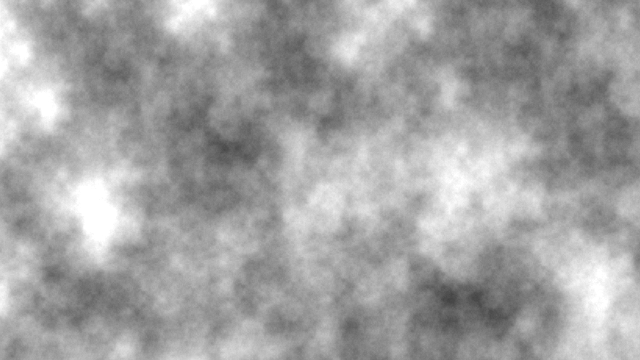
Frame 1 (no input)
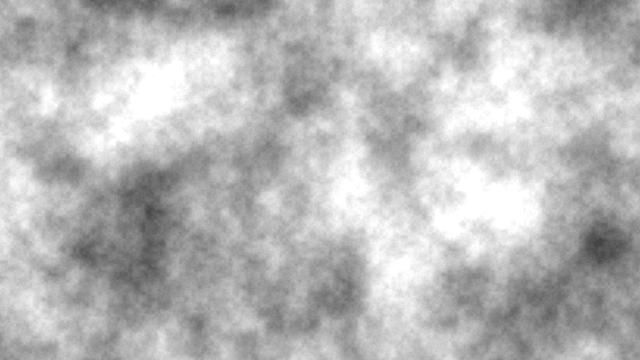
Frame 60 (the mouse pressed at the canvas centre just before this capture)
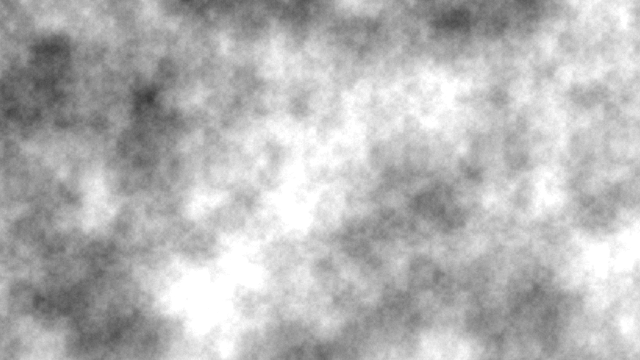
Frame 120 (the mouse held since frame 60 and released just before this capture)

The Processing sketch that drew these frames (run headless with seeded random() and noise(); from frame 60 on, the mouse is pressed at the canvas centre):

// Processing sketch: sketch_10_Noise2D
// ── sketch_10_Noise2D.pde

float increment = 0.01;
int frameRateVal = 30;
float frequency = 0.5;

void setup() {
  noiseDetail(10,0.65f);
  size(640,360);
  frameRate(frameRateVal);
}

void draw() {
  background(0);
  
  loadPixels();

  float xoff = 0.0; // Start xoff at 0
  
  // For every x,y coordinate in a 2D space, calculate a noise value and produce a brightness value
  for (int x = 0; x < width; x++) {
    xoff += increment;   // Increment xoff 
    float yoff = 0.0;   // For every xoff, start yoff at 0
    for (int y = 0; y < height; y++) {
      yoff += increment; // Increment yoff
      
      // Calculate noise and scale by 255
      float bright = noise(xoff, yoff, frameCount/(float)frameRateVal*frequency)*255;

      // Try using this line instead
      //float bright = random(0,255);
      
      // Set each pixel onscreen to a grayscale value
      pixels[x+y*width] = color(bright);
    }
  }
  
  updatePixels();
}
